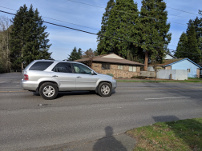
#> input picture image-stitching/im3.jpg, 202 x 151 px
$ python color-transfer.py ../image-stitching/im3.jpg ../image-stitching/im4.jpg out.png out.png out.png
#> lines starting #> are read from the running program, lines starting #| are printed output that depends on the picture
import cv2
import numpy as np
import sys

RGB_to_LMS = np.array([[0.3811, 0.5783, 0.0402],
                       [0.1967, 0.7244, 0.0782],
                       [0.0241, 0.1288, 0.8444]])

LMS_to_RGB = np.array([[4.4679, -3.5873, 0.1193],
                       [-1.2186, 2.3809, -0.1624],
                       [0.0497, -0.2439, 1.2045]])

LMS_to_CIECAM97s = np.array([[2.00, 1.00, 0.095],
                             [1.00, -1.09, 0.09],
                             [0.11, 0.11, -0.22]])


def convert_color_space_BGR_to_RGB(img_BGR):
    img_RGB = img_BGR[:, :, ::-1]
    return img_RGB


def convert_color_space_RGB_to_BGR(img_RGB):
    img_BGR = img_RGB[:, :, ::-1]
    return img_BGR


def convert_color_space_RGB_to_Lab(img_RGB):
    '''
    convert image color space RGB to Lab
    '''
    height = img_RGB.shape[0]
    width = img_RGB.shape[1]

    # Convert to LMS Cone Space
    img_LMS = np.zeros_like(img_RGB, dtype=np.float32)

    for h in range(height):
        for w in range(width):
            rgb_pixel = img_RGB[h, w]
            img_LMS[h, w] = np.matmul(RGB_to_LMS, rgb_pixel)

    # Convert LMS to LMS-log space
    img_LMS = np.log10(img_LMS)

    # Convert LMS-Log space to LAB space
    img_Lab = np.zeros_like(img_RGB, dtype=np.float32)
    m1 = np.array([[0.57735026919, 0, 0],   # 1/sqrt(3)
                   [0, 0.40824829046, 0],   # 1/sqrt(6)
                   [0, 0, 0.70710678118]])  # 1/sqrt(2)
    m2 = np.array([[1, 1, 1],
                   [1, 1, -2],
                   [1, -1, 0]])

    LMS_to_LAB = np.matmul(m1, m2)

    for h in range(height):
        for w in range(width):
            lms_pixel = img_LMS[h, w]
            img_Lab[h, w] = np.matmul(LMS_to_LAB, lms_pixel)

    return img_Lab


def convert_color_space_Lab_to_RGB(img_Lab):
    '''
    convert image color space Lab to RGB
    '''
    height = img_Lab.shape[0]
    width = img_Lab.shape[1]

    img_LMS = np.zeros_like(img_Lab, dtype=np.float32)

    m1 = np.array([[1, 1, 1],
                   [1, 1, -1],
                   [1, -2, 0]])
    m2 = np.array([[0.57735026919, 0, 0],   # sqrt(3)/3
                   [0, 0.40824829046, 0],   # sqrt(6)/6
                   [0, 0, 0.70710678118]])  # 1/sqrt(2)

    LAB_to_LMS = np.matmul(m1, m2)

    for h in range(height):
        for w in range(width):
            lab_pixel = img_Lab[h, w]
            img_LMS[h, w] = np.matmul(LAB_to_LMS, lab_pixel)

    # undo log10
    img_LMS = pow(10, img_LMS)

    img_RGB = np.zeros_like(img_Lab, dtype=np.float32)

    for h in range(height):
        for w in range(width):
            lms_pixel = img_LMS[h, w]
            img_RGB[h, w] = np.matmul(LMS_to_RGB, lms_pixel)

    return img_RGB


def convert_color_space_RGB_to_CIECAM97s(img_RGB):
    '''
    convert image color space RGB to CIECAM97s
    '''
    height = img_RGB.shape[0]
    width = img_RGB.shape[1]
    img_CIECAM97s = np.zeros_like(img_RGB, dtype=np.float32)

    # Convert to LMS Cone Space
    img_LMS = np.zeros_like(img_RGB, dtype=np.float32)

    for h in range(height):
        for w in range(width):
            rgb_pixel = img_RGB[h, w]
            img_LMS[h, w] = np.matmul(RGB_to_LMS, rgb_pixel)

    for h in range(height):
        for w in range(width):
            lms_pixel = img_LMS[h, w]
            img_CIECAM97s[h, w] = np.matmul(LMS_to_CIECAM97s, lms_pixel)

    return img_CIECAM97s


def convert_color_space_CIECAM97s_to_RGB(img_CIECAM97s):
    '''
    convert image color space CIECAM97s to RGB
    '''
    height = img_CIECAM97s.shape[0]
    width = img_CIECAM97s.shape[1]

    img_RGB = np.zeros_like(img_CIECAM97s, dtype=np.float32)
    img_LMS = np.zeros_like(img_RGB, dtype=np.float32)

    LMS_to_RGB = np.array([[4.4679, -3.5873, 0.1193],
                           [-1.2186, 2.3809, -0.1624],
                           [0.0497, -0.2439, 1.2045]])

    LMS_to_CIECAM97s = np.array([[2.00, 1.00, 0.095],
                                 [1.00, -1.09, 0.09],
                                 [0.11, 0.11, - 0.22]])

    CIECAM97s_to_LMS = np.linalg.inv(LMS_to_CIECAM97s)

    for h in range(height):
        for w in range(width):
            ciecam97s_pixel = img_CIECAM97s[h, w]
            img_LMS[h, w] = np.matmul(CIECAM97s_to_LMS, ciecam97s_pixel)

    for h in range(height):
        for w in range(width):
            lms_pixel = img_LMS[h, w]
            img_RGB[h, w] = np.matmul(LMS_to_RGB, lms_pixel)

    return img_RGB


def color_transfer_in_Lab(img_RGB_source, img_RGB_target):
    print('===== color_transfer_in_Lab =====')
    height = img_RGB_source.shape[0]
    width = img_RGB_source.shape[1]

    # convert to LAB space
    img_LAB_source = convert_color_space_RGB_to_Lab(img_RGB_source)
    img_LAB_target = convert_color_space_RGB_to_Lab(img_RGB_target)

    # source channels
    s_l = np.array(img_LAB_source[:, :, 0])
    s_a = np.array(img_LAB_source[:, :, 1])
    s_b = np.array(img_LAB_source[:, :, 2])

    # target channels
    t_l = np.array(img_LAB_target[:, :, 0])
    t_a = np.array(img_LAB_target[:, :, 1])
    t_b = np.array(img_LAB_target[:, :, 2])

    # compute mean
    s_l_mean = np.mean(s_l)
    s_a_mean = np.mean(s_a)
    s_b_mean = np.mean(s_b)

    t_l_mean = np.mean(t_l)
    t_a_mean = np.mean(t_a)
    t_b_mean = np.mean(t_b)

    # subtract mean
    for h in range(height):
        for w in range(width):
            img_LAB_source[h, w, 0] = img_LAB_source[h, w, 0] - s_l_mean
            img_LAB_source[h, w, 1] = img_LAB_source[h, w, 1] - s_a_mean
            img_LAB_source[h, w, 2] = img_LAB_source[h, w, 2] - s_b_mean

    # compute standard deviation
    t_l_stddev = np.std(t_l)
    t_a_stddev = np.std(t_a)
    t_b_stddev = np.std(t_b)

    s_l_stddev = np.std(s_l)
    s_a_stddev = np.std(s_a)
    s_b_stddev = np.std(s_b)

    # transfer color to source image
    for h in range(height):
        for w in range(width):
            img_LAB_source[h, w, 0] = ((t_l_stddev / s_l_stddev) * img_LAB_source[h, w, 0]) + t_l_mean
            img_LAB_source[h, w, 1] = ((t_a_stddev / s_a_stddev) * img_LAB_source[h, w, 1]) + t_a_mean
            img_LAB_source[h, w, 2] = ((t_b_stddev / s_b_stddev) * img_LAB_source[h, w, 2]) + t_b_mean

    # convert back to RGB
    img_RGB_new = convert_color_space_Lab_to_RGB(img_LAB_source)

    return img_RGB_new


def color_transfer_in_RGB(img_RGB_source, img_RGB_target):
    print('===== color_transfer_in_RGB =====')
    height = img_RGB_source.shape[0]
    width = img_RGB_source.shape[1]

    img_RGB_source_float = np.zeros_like(img_RGB_source, dtype=np.float32)

    # source channels
    s_r = np.array(img_RGB_source[:, :, 0])
    s_g = np.array(img_RGB_source[:, :, 1])
    s_b = np.array(img_RGB_source[:, :, 2])

    # target channels
    t_r = np.array(img_RGB_target[:, :, 0])
    t_g = np.array(img_RGB_target[:, :, 1])
    t_b = np.array(img_RGB_target[:, :, 2])

    # compute mean
    s_r_mean = np.mean(s_r)
    s_g_mean = np.mean(s_g)
    s_b_mean = np.mean(s_b)

    t_r_mean = np.mean(t_r)
    t_g_mean = np.mean(t_g)
    t_b_mean = np.mean(t_b)

    # subtract mean
    for h in range(height):
        for w in range(width):
            img_RGB_source_float[h, w, 0] = img_RGB_source[h, w, 0] - s_r_mean
            img_RGB_source_float[h, w, 1] = img_RGB_source[h, w, 1] - s_g_mean
            img_RGB_source_float[h, w, 2] = img_RGB_source[h, w, 2] - s_b_mean

    # compute standard deviation
    t_r_stddev = np.std(t_r)
    t_g_stddev = np.std(t_g)
    t_b_stddev = np.std(t_b)

    s_r_stddev = np.std(s_r)
    s_g_stddev = np.std(s_g)
    s_b_stddev = np.std(s_b)

    # transfer color to source image
    for h in range(height):
        for w in range(width):
            img_RGB_source_float[h, w, 0] = ((t_r_stddev / s_r_stddev) * img_RGB_source_float[h, w, 0]) + t_r_mean
            img_RGB_source_float[h, w, 1] = ((t_g_stddev / s_g_stddev) * img_RGB_source_float[h, w, 1]) + t_g_mean
            img_RGB_source_float[h, w, 2] = ((t_b_stddev / s_b_stddev) * img_RGB_source_float[h, w, 2]) + t_b_mean

    return img_RGB_source_float


def color_transfer_in_CIECAM97s(img_RGB_source, img_RGB_target):
    print('===== color_transfer_in_CIECAM97s =====')
    height = img_RGB_source.shape[0]
    width = img_RGB_source.shape[1]

    # convert to LAB space
    img_CIECAM97s_source = convert_color_space_RGB_to_CIECAM97s(img_RGB_source)
    img_CIECAM97s_target = convert_color_space_RGB_to_CIECAM97s(img_RGB_target)

    # source channels
    s_A = np.array(img_CIECAM97s_source[:, :, 0])
    s_C1 = np.array(img_CIECAM97s_source[:, :, 1])
    s_C2 = np.array(img_CIECAM97s_source[:, :, 2])

    # target channels
    t_A = np.array(img_CIECAM97s_target[:, :, 0])
    t_C1 = np.array(img_CIECAM97s_target[:, :, 1])
    t_C2 = np.array(img_CIECAM97s_target[:, :, 2])

    # compute mean
    s_A_mean = np.mean(s_A)
    s_C1_mean = np.mean(s_C1)
    s_C2_mean = np.mean(s_C2)

    t_A_mean = np.mean(t_A)
    t_C1_mean = np.mean(t_C1)
    t_C2_mean = np.mean(t_C2)

    # subtract mean
    for h in range(height):
        for w in range(width):
            img_CIECAM97s_source[h, w, 0] = img_CIECAM97s_source[h, w, 0] - s_A_mean
            img_CIECAM97s_source[h, w, 1] = img_CIECAM97s_source[h, w, 1] - s_C1_mean
            img_CIECAM97s_source[h, w, 2] = img_CIECAM97s_source[h, w, 2] - s_C2_mean

    # compute standard deviation
    t_A_stddev = np.std(t_A)
    t_C1_stddev = np.std(t_C1)
    t_C2_stddev = np.std(t_C2)

    s_A_stddev = np.std(s_A)
    s_C1_stddev = np.std(s_C1)
    s_C2_stddev = np.std(s_C2)

    # transfer color to source image
    for h in range(height):
        for w in range(width):
            img_CIECAM97s_source[h, w, 0] = ((t_A_stddev / s_A_stddev) * img_CIECAM97s_source[h, w, 0]) + t_A_mean
            img_CIECAM97s_source[h, w, 1] = ((t_C1_stddev / s_C1_stddev) * img_CIECAM97s_source[h, w, 1]) + t_C1_mean
            img_CIECAM97s_source[h, w, 2] = ((t_C2_stddev / s_C2_stddev) * img_CIECAM97s_source[h, w, 2]) + t_C2_mean

    # convert back to RGB
    img_RGB_new = convert_color_space_CIECAM97s_to_RGB(img_CIECAM97s_source)

    return img_RGB_new


def color_transfer(img_RGB_source, img_RGB_target, option):
    if option == 'in_RGB':
        img_RGB_new = color_transfer_in_RGB(img_RGB_source, img_RGB_target)
    elif option == 'in_Lab':
        img_RGB_new = color_transfer_in_Lab(img_RGB_source, img_RGB_target)
    elif option == 'in_CIECAM97s':
        img_RGB_new = color_transfer_in_CIECAM97s(img_RGB_source, img_RGB_target)
    return img_RGB_new


if __name__ == "__main__":
    print('==================================================')
    print('PSU CS 410/510, Winter 2020, HW1: color transfer')
    print('==================================================')

    path_file_image_source = sys.argv[1]
    path_file_image_target = sys.argv[2]
    path_file_image_result_in_Lab = sys.argv[3]
    path_file_image_result_in_RGB = sys.argv[4]
    path_file_image_result_in_CIECAM97s = sys.argv[5]

    # ===== read input images
    # img_RGB_source: is the image you want to change the its color
    # img_RGB_target: is the image containing the color distribution that you want to change the img_RGB_source to
    # (transfer color of the img_RGB_target to the img_RGB_source)

    img_BGR_source = cv2.imread(path_file_image_source)
#> img_BGR_source is the input picture: shape (151, 202, 3); mean B, G, R 107.7, 107.7, 103
    img_BGR_target = cv2.imread(path_file_image_target)
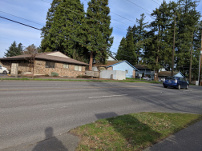
#> input picture image-stitching/im4.jpg, 202 x 151 px
#> img_BGR_target is the input picture: shape (151, 202, 3); mean B, G, R 100.4, 105.2, 102.5

    img_RGB_source = convert_color_space_BGR_to_RGB(img_BGR_source)
    img_RGB_target = convert_color_space_BGR_to_RGB(img_BGR_target)

    # ===== Color Transfer in LAB
    img_RGB_new_Lab = color_transfer(img_RGB_source, img_RGB_target, option='in_Lab')
#> in convert_color_space_RGB_to_Lab, `img_LMS = np.log10(img_LMS)`: img_LMS: shape (151, 202, 3) float32; 0.02% of the values are NaN or infinite; the others: min -1.62, max 2.41, mean 1.95
#> after the loop in convert_color_space_RGB_to_Lab, `for h in range(height):`: img_Lab: shape (151, 202, 3) float32; 0.02% of the values are NaN or infinite; the others: min -1.58, max 4.17, mean 1.13
#> after the loop in convert_color_space_RGB_to_Lab (call 2), `for h in range(height):`:
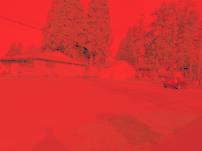
#> img_Lab: shape (151, 202, 3) float32; mean R, G, B 3.36, 0.0416, -0.000212; drawn with min black and max white
#> in color_transfer_in_Lab, `t_b = np.array(img_LAB_target[:, :, 2])`:
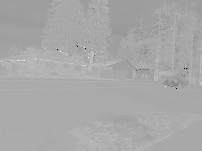
#> t_b: shape (151, 202) float32; min -0.204, max 0.105, mean -0.000212; drawn with min black and max white
#> in color_transfer_in_Lab, `s_l_mean = np.mean(s_l)`: s_l_mean = -inf
#> in color_transfer_in_Lab, `s_a_mean = np.mean(s_a)`: s_a_mean = nan
#> in color_transfer_in_Lab, `t_l_mean = np.mean(t_l)`: t_l_mean = 3.36
#> in color_transfer_in_Lab, `t_a_mean = np.mean(t_a)`: t_a_mean = 0.0416
#> in color_transfer_in_Lab, `t_b_mean = np.mean(t_b)`: t_b_mean = -0.000212
#> after the loop in color_transfer_in_Lab, `for h in range(height):`: img_LAB_source: shape (151, 202, 3) float32; every value is NaN or infinite
#> in color_transfer_in_Lab, `t_l_stddev = np.std(t_l)`: t_l_stddev = 0.477
#> in color_transfer_in_Lab, `t_a_stddev = np.std(t_a)`: t_a_stddev = 0.0903
#> in color_transfer_in_Lab, `t_b_stddev = np.std(t_b)`: t_b_stddev = 0.00876
#> in color_transfer_in_Lab, `s_l_stddev = np.std(s_l)`: s_l_stddev = nan
#> after the loop in color_transfer_in_Lab, `for h in range(height):`: img_LAB_source: shape (151, 202, 3) float32; every value is NaN or infinite

    # Adjust pixel values
    img_BGR_new_Lab = convert_color_space_RGB_to_BGR(img_RGB_new_Lab)
    img_BGR_new_Lab = np.clip(img_BGR_new_Lab, 0, 255)
    img_BGR_new_Lab = np.uint8(img_BGR_new_Lab)
#> img_BGR_new_Lab: shape (151, 202, 3); every value is 0

    # write to a file
    cv2.imwrite(path_file_image_result_in_Lab, img_BGR_new_Lab)

    # ===== Color Transfer in RGB
    img_RGB_new_RGB = color_transfer(img_RGB_source, img_RGB_target, option='in_RGB')
#> in color_transfer_in_RGB, `t_b = np.array(img_RGB_target[:, :, 2])`:
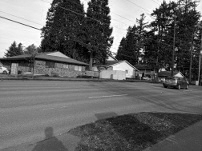
#> t_b: shape (151, 202); min 0, max 255, mean 100.4
#> in color_transfer_in_RGB, `s_r_mean = np.mean(s_r)`: s_r_mean = 103
#> in color_transfer_in_RGB, `s_g_mean = np.mean(s_g)`: s_g_mean = 107.7
#> in color_transfer_in_RGB, `t_r_mean = np.mean(t_r)`: t_r_mean = 102.5
#> in color_transfer_in_RGB, `t_g_mean = np.mean(t_g)`: t_g_mean = 105.2
#> in color_transfer_in_RGB, `t_b_mean = np.mean(t_b)`: t_b_mean = 100.4
#> in color_transfer_in_RGB, `t_r_stddev = np.std(t_r)`: t_r_stddev = 45.09
#> in color_transfer_in_RGB, `t_g_stddev = np.std(t_g)`: t_g_stddev = 47.27
#> in color_transfer_in_RGB, `t_b_stddev = np.std(t_b)`: t_b_stddev = 64.66
#> in color_transfer_in_RGB, `s_r_stddev = np.std(s_r)`: s_r_stddev = 45.11
#> in color_transfer_in_RGB, `s_g_stddev = np.std(s_g)`: s_g_stddev = 49.24
#> in color_transfer_in_RGB, `s_b_stddev = np.std(s_b)`: s_b_stddev = 66.47
    # Adjust pixel values
    img_BGR_new_RGB = convert_color_space_RGB_to_BGR(img_RGB_new_RGB)
    img_BGR_new_RGB = np.clip(img_BGR_new_RGB, 0, 255)
    img_BGR_new_RGB = np.uint8(img_BGR_new_RGB)

    # write to a file
    cv2.imwrite(path_file_image_result_in_RGB, img_BGR_new_RGB)

    # ===== Color Transfer in CIECAM97s
    img_RGB_new_CIECAM97s = color_transfer(img_RGB_source, img_RGB_target, option='in_CIECAM97s')
#> after the loop in convert_color_space_RGB_to_CIECAM97s (call 2), `for h in range(height):`:
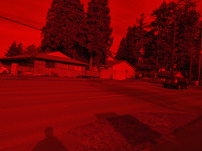
#> img_CIECAM97s: shape (151, 202, 3) float32; mean R, G, B 321.7, -0.6, 0.7; drawn with min black and max white
#> in color_transfer_in_CIECAM97s, `t_C2 = np.array(img_CIECAM97s_target[:, :, 2])`:
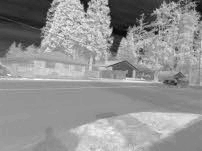
#> t_C2: shape (151, 202) float32; min -15.5, max 12.55, mean 0.73; drawn with min black and max white
#> in color_transfer_in_CIECAM97s, `s_A_mean = np.mean(s_A)`: s_A_mean = 328.5
#> in color_transfer_in_CIECAM97s, `s_C1_mean = np.mean(s_C1)`: s_C1_mean = -0.776
#> in color_transfer_in_CIECAM97s, `s_C2_mean = np.mean(s_C2)`: s_C2_mean = -0.228
#> in color_transfer_in_CIECAM97s, `t_A_mean = np.mean(t_A)`: t_A_mean = 321.7
#> in color_transfer_in_CIECAM97s, `t_C1_mean = np.mean(t_C1)`: t_C1_mean = -0.585
#> in color_transfer_in_CIECAM97s, `t_C2_mean = np.mean(t_C2)`: t_C2_mean = 0.73
#> after the loop in color_transfer_in_CIECAM97s, `for h in range(height):`:
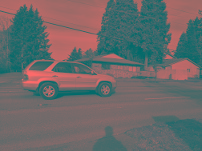
#> img_CIECAM97s_source: shape (151, 202, 3) float32; mean R, G, B 0, 0, 0; drawn with min black and max white
#> in color_transfer_in_CIECAM97s, `t_A_stddev = np.std(t_A)`: t_A_stddev = 146
#> in color_transfer_in_CIECAM97s, `t_C1_stddev = np.std(t_C1)`: t_C1_stddev = 1.94
#> in color_transfer_in_CIECAM97s, `t_C2_stddev = np.std(t_C2)`: t_C2_stddev = 4.9
#> in color_transfer_in_CIECAM97s, `s_A_stddev = np.std(s_A)`: s_A_stddev = 150.4
#> in color_transfer_in_CIECAM97s, `s_C1_stddev = np.std(s_C1)`: s_C1_stddev = 1.89
#> in color_transfer_in_CIECAM97s, `s_C2_stddev = np.std(s_C2)`: s_C2_stddev = 4.75

    # Adjust pixel values
    img_BGR_new_CIECAM97s = convert_color_space_RGB_to_BGR(img_RGB_new_CIECAM97s)
    img_BGR_new_CIECAM97s = np.clip(img_BGR_new_CIECAM97s, 0, 255)
    img_BGR_new_CIECAM97s = np.uint8(img_BGR_new_CIECAM97s)

    cv2.imwrite(path_file_image_result_in_CIECAM97s, img_BGR_new_CIECAM97s)
